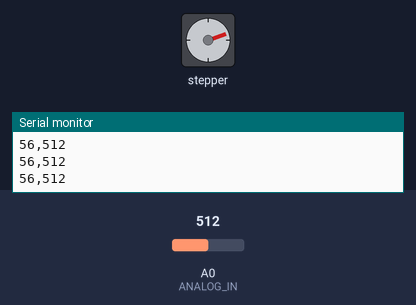
Simulated run of this sketch. Board: Arduino Uno, built with avr-gcc and run on an emulated ATmega328P. On the bench: stepper motor, the last lines printed to the serial monitor. Inputs (shaded band) come from the test bench; at power-on: A0 (ANALOG_IN) = 512. Stepper angles assume 4096 steps per turn.

Above: at 6.2 s.
6.3 s: A0 (ANALOG_IN) set to 1010
At 6.51 s:
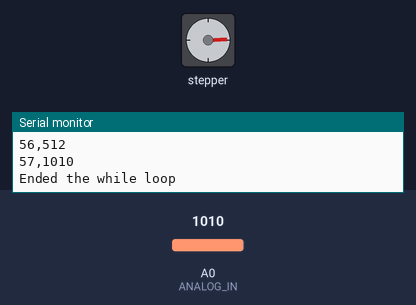
9.3 s: A0 (ANALOG_IN) set to 990
At 9.55 s:
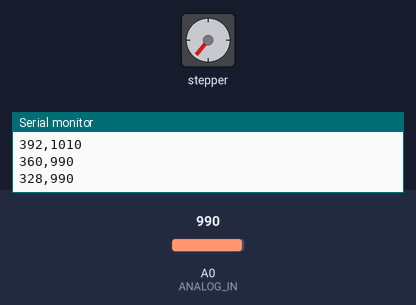
Timing chart, 0 to 18.3 s (numbered marks = the images above; inputs shaded):
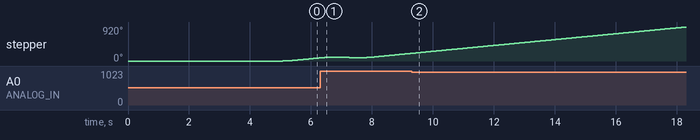

The sketch:

stepper.ino
```cpp
// (licence header left out)
#include <AccelStepper.h>
#include <TimerOne.h>

// Define a stepper and the pins it will use

#define motorPin1  2
#define motorPin2  3
#define motorPin3  4
#define motorPin4  5

AccelStepper stepper(8, motorPin1, motorPin3, motorPin2, motorPin4);

// This defines the analog input pin for reading the control voltage
// Tested with a 10k linear pot between 5v and GND
#define ANALOG_IN A0

int analog_in;
long moveSpeed = -2;
void setup()
{
  stepper.setMaxSpeed(1000);
  stepper.setAcceleration(2000);
  Serial.begin(115200);

  Timer1.initialize(100); // Period: 100uSec == 10.000 Hz Interrupts
  Timer1.attachInterrupt(interrupt_periodic_stepper);
  delay(5000);

}

bool debug=0;


void interrupt_periodic_stepper(void) {
  stepper.run();
  if ( stepper.isRunning() ) stepper.enableOutputs();
  else stepper.disableOutputs();
}

void runBetween(long startPos, long endPos, long duration) {

  long startTime = millis();
  long endTime = startTime + duration;
  long lengthMove = endPos - startPos;
  bool moveDir = (startPos > endPos);


  while (1) {
    long current_pos = analogRead(ANALOG_IN);
    long current_time = millis();

    float current_relative_time = current_time - startTime;

    current_relative_time /= duration;


    //if ( current_relative_time > duration) break;


    long relative_pos_desired = startPos + (lengthMove * current_relative_time);
    if (debug) Serial.print("Goal_pot " );

    if (debug) Serial.print(relative_pos_desired);

    // Time for serial
    //Serial.print("t");
    Serial.print(relative_pos_desired);


    long relative_stepper_move = (relative_pos_desired - current_pos) * moveSpeed;
    long new_stepper_pos = stepper.currentPosition() + relative_stepper_move;

    /*
    if( abs( current_pos - relative_pos_desired ) > 20) {
      delay(5000);
      stepper.moveTo(stepper.currentPosition());
    }
    */

    // Position for serial
    Serial.print(",");
    Serial.println(current_pos);

    if (debug) Serial.print("   Pot_now " );

    if (debug) Serial.print(current_pos);
    if (moveDir)
    {
      if (current_pos < endPos ) {
         stepper.moveTo(stepper.currentPosition());
        if (debug) Serial.println();
        if (debug) Serial.println("Break1");
        break;
      }
    }

    else if (current_pos > endPos ) {
      stepper.moveTo(stepper.currentPosition());
      if (debug) Serial.println();
      if (debug) Serial.println("Break2");
      break;
    }
if (debug) {
    Serial.print("  St_now " );

    Serial.print(stepper.currentPosition());

    Serial.print("  St_new " );

    Serial.print(new_stepper_pos);

    Serial.print("  Diff " );

    Serial.println(relative_stepper_move);
}
    //stepper.move(-relative_stepper_move);
    stepper.moveTo(new_stepper_pos);

    delay(100);

  }
  Serial.println();
  Serial.println("Ended the while loop" );

}
void loop()
{
  // Read new position
  //analog_in = analogRead(ANALOG_IN);
  //Serial.println(analog_in);
  //stepper.moveTo((analog_in*4)-2000);
  //delay(100);

  runBetween(55, 1000, (long)10 * 60 * 1000);

  //Serial.println("Bytt retning");
  delay(1000);
  runBetween(1000, 55, 3 * 1000);

  delay(1000);


  //stepper.setSpeed(100);
}
```
